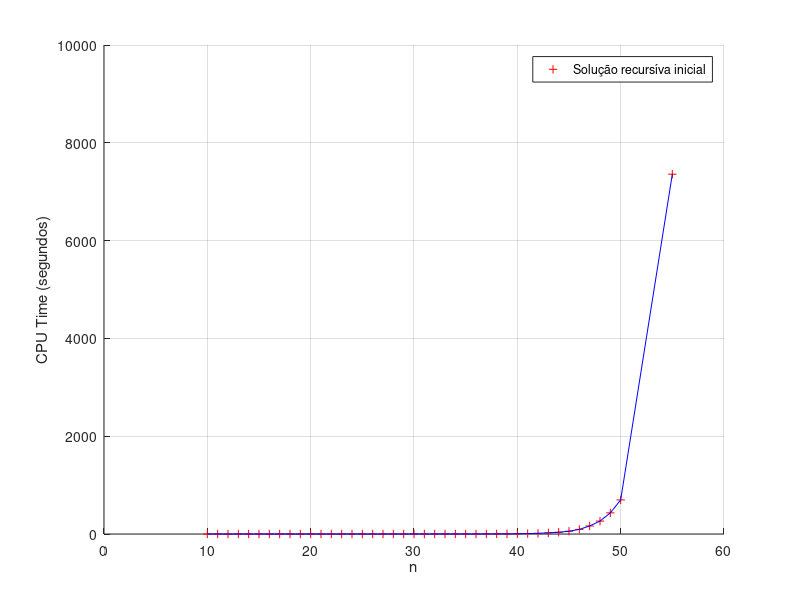

Here is the MATLAB script that generated this plot:
clear all;
nVector = [10:1:50 55]
resultVector = [4.017e-06
                7.874e-06
                9.067e-06
                1.357e-05
                2.157e-05
                3.475e-05
                5.686e-05
                9.362e-05
                1.564e-04
                2.574e-04
                4.281e-04
                7.580e-04
                1.257e-03
                2.149e-03
                3.484e-03
                5.901e-03
                9.677e-03
                1.679e-02
                2.720e-02
                4.241e-02
                7.476e-02
                1.242e-01
                2.094e-01
                3.499e-01
                4.994e-01
                3.967e-01
                6.514e-01
                1.107e+00
                1.850e+00
                2.777e+00
                4.401e+00
                8.449e+00
                1.327e+01
                2.313e+01
                3.572e+01
                5.652e+01
                9.449e+01
                1.644e+02
                2.640e+02
                4.323e+02
                6.971e+02
                7.358e+03]';

figure(1);
hold on;
plot(nVector, resultVector, "+r");
plot(nVector, resultVector, "b");
legend("Solução recursíva inicial");
axis([0 60 0 10000]);
xlabel("n");
ylabel("CPU Time (segundos)");
grid on;
hold off;